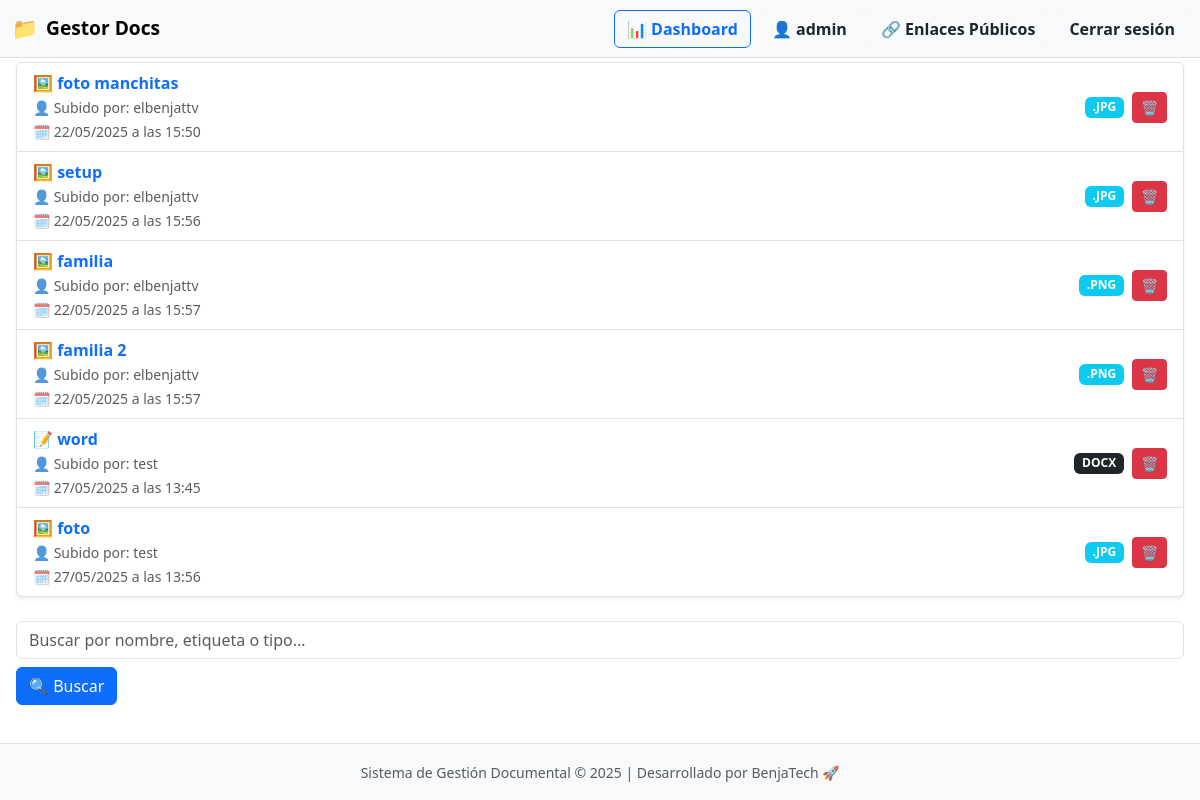
/lista/ (signed in), run on the app's committed database.
### documentos/models.py (models this page shows, shortened)
class Documento(models.Model):
    nombre = models.CharField(max_length=200)
    archivo = models.FileField(upload_to='documentos/')
    etiquetas = models.CharField(max_length=100, blank=True)
    fecha_subida = models.DateTimeField(auto_now_add=True)
    usuario = models.ForeignKey(User, on_delete=models.CASCADE)
    enlace_publico = models.UUIDField(default=uuid.uuid4, unique=True, editable=False, null=True, blank=True)
    expiracion_enlace = models.DateTimeField(blank=True, null=True)
    fecha_expiracion = models.DateTimeField(null=True, blank=True)
    activo = models.BooleanField(default=True)

### documentos/views.py (the view)
# urls.py: path('lista/', views.listar_documentos, name='lista'),
@login_required
def listar_documentos(request):
    if request.user.is_superuser:
        documentos = Documento.objects.all()
    else:
        documentos = Documento.objects.filter(usuario=request.user)
    for doc in documentos:
        if doc.etiquetas:
            doc.etiquetas_lista = [e.strip() for e in doc.etiquetas.split(',')]
        else:
            doc.etiquetas_lista = []
    return render(request, 'documentos/lista.html', {'documentos': documentos})

### documentos/templates/documentos/lista.html (shortened to what this page needs)
{% extends 'documentos/base.html' %}
{% load etiquetas_tags %}
{% block content %}
<div class="header d-flex justify-content-between align-items-center flex-wrap gap-3 mb-4">
  <h2 class="mb-0">Tus Documentos</h2>
  <a href="{% url 'documentos:home' %}" class="btn btn-light text-dark fw-semibold d-flex align-items-center justify-content-center">🏠 Inicio</a>
</div>
{% if documentos %}
  <ul class="list-group shadow-sm">
    {% for doc in documentos %}
      <li id="doc-{{ doc.id }}" class="list-group-item d-flex justify-content-between align-items-center flex-wrap gap-3">
        <div class="flex-grow-1">
          {% with ext=doc.archivo.name|slice:"-4:"|lower %}
            {% if ext == ".pdf" %}
              📄
            {% elif ext == ".doc" or ext == "docx" %}
              📝
            {% elif ext == ".xls" or ext == "xlsx" %}
              📊
            {% elif ext == ".png" or ext == ".jpg" %}
              🖼️
            {% else %}
              📁
            {% endif %}
          {% endwith %}
          <a href="{% url 'documentos:previsualizar' doc.id %}" class="fw-semibold text-decoration-none text-primary">
            {{ doc.nombre }}
          </a>
          <br>
          <small class="text-muted">👤 Subido por: {{ doc.usuario.username }}</small><br>
          <small class="text-muted">🗓️ {{ doc.fecha_subida|date:"d/m/Y" }} a las {{ doc.fecha_subida|date:"H:i" }}</small>
        </div>
        <div class="d-flex align-items-center gap-2">
          {% with ext=doc.archivo.name|slice:"-4:"|upper %}
            {% if ext == ".PDF" %}
              <span class="badge bg-danger">{{ ext }}</span>
            {% elif ext == ".JPG" or ext == ".PNG" %}
              <span class="badge bg-info">{{ ext }}</span>
            {% elif ext == ".DOC" or ext == "XLSX" %}
              <span class="badge bg-warning text-dark">{{ ext }}</span>
            {% else %}
              <span class="badge bg-dark">{{ ext }}</span>
            {% endif %}
          {% endwith %}
          <button class="btn btn-sm btn-danger"
                  data-bs-toggle="modal"
                  data-bs-target="#confirmDeleteModal"
                  onclick="prepareDelete({{ doc.id }}, '{{ doc.nombre|escapejs }}')"
                  title="Eliminar documento">
            🗑️
          </button>
        </div>
      </li>
    {% endfor %}
  </ul>
{% else %}
  <div class="alert alert-secondary text-center mt-4">
    <p class="mb-2">No tienes documentos aún.</p>
    <a href="{% url 'documentos:subir' %}" class="btn btn-success">＋ Subir tu primer documento</a>
  </div>
{% endif %}
<form method="get" action="{% url 'documentos:buscar' %}" class="search-form mt-4 d-flex flex-wrap gap-2">
  <input type="text" name="q" placeholder="Buscar por nombre, etiqueta o tipo..." class="form-control">
  <button type="submit" class="btn btn-primary">🔍 Buscar</button>
</form>
<div class="toast-container position-fixed bottom-0 end-0 p-3">
</div>
{% endblock %}

### documentos/templates/documentos/base.html (shortened to what this page needs)
{% load static %}
<!DOCTYPE html>
<html lang="es">
<head>
    <link href="https://cdn.jsdelivr.net/npm/bootstrap@5.3.2/dist/css/bootstrap.min.css" rel="stylesheet">
    <link href="https://cdn.jsdelivr.net/npm/bootstrap-icons@1.10.5/font/bootstrap-icons.css" rel="stylesheet">
</head>
<body class="d-flex flex-column min-vh-100">
<nav class="navbar navbar-expand-lg navbar-light bg-light border-bottom fixed-top">
  <div class="container-fluid">
    <a class="navbar-brand d-flex align-items-center" href="{% url 'documentos:home' %}">
        <span style="font-size: 1.3rem;">📁</span>
        <span class="ms-2">Gestor Docs</span>
    </a>
    <div class="collapse navbar-collapse justify-content-end" id="navbarContenido">
      {% if user.is_authenticated %}
        <div class="d-lg-flex align-items-center gap-2 nav-mobile-group mt-2 mt-lg-0">
          <a href="{% url 'documentos:dashboard' %}" class="btn btn-outline-primary fw-semibold d-flex align-items-center justify-content-center">
            📊 Dashboard
          </a>
          <a href="{% url 'documentos:perfil' %}" class="btn btn-light text-dark fw-semibold d-flex align-items-center justify-content-center">
            👤 {{ user.username }}
          </a>
          <a href="{% url 'documentos:mis_enlaces' %}" class="btn btn-light text-dark fw-semibold d-flex align-items-center justify-content-center">
            🔗 Enlaces Públicos
          </a>
          <form method="post" action="{% url 'logout' %}" class="d-inline">
            <button type="submit" class="btn btn-light text-dark fw-semibold d-flex align-items-center justify-content-center">
              Cerrar sesión
            </button>
          </form>
        </div>
      {% endif %}
    </div>
  </div>
</nav>
<div class="container-fluid px-3 flex-grow-1">
  {% block content %}
  {% endblock %}
</div>
<footer class="bg-light text-center text-muted py-3 border-top mt-auto">
  <div class="container">
    <small>
      Sistema de Gestión Documental © {% now "Y" %} | Desarrollado por BenjaTech 🚀
    </small>
  </div>
</footer>
</body>
</html>

### documentos/templates/documentos/base.html (style rules this page uses)
body { padding-top: 0; }
.navbar-brand span { font-weight: bold; font-size: 1.2rem; }

### data on the page
Documento: nombre "foto manchitas", usuario.username "elbenjattv", fecha_subida "22/05/2025", fecha_subida "15:50", archivo ".JPG"
Documento: nombre "setup", usuario.username "elbenjattv", fecha_subida "22/05/2025", fecha_subida "15:56", archivo ".JPG"
Documento: nombre "familia", usuario.username "elbenjattv", fecha_subida "22/05/2025", fecha_subida "15:57", archivo ".PNG"
Documento: nombre "familia 2", usuario.username "elbenjattv", fecha_subida "22/05/2025", fecha_subida "15:57", archivo ".PNG"
Documento: nombre "word", usuario.username "test", fecha_subida "27/05/2025", fecha_subida "13:45", archivo "DOCX"
Documento: nombre "foto", usuario.username "test", fecha_subida "27/05/2025", fecha_subida "13:56", archivo ".JPG"

### other printed values
{{ user.username }} "admin"
